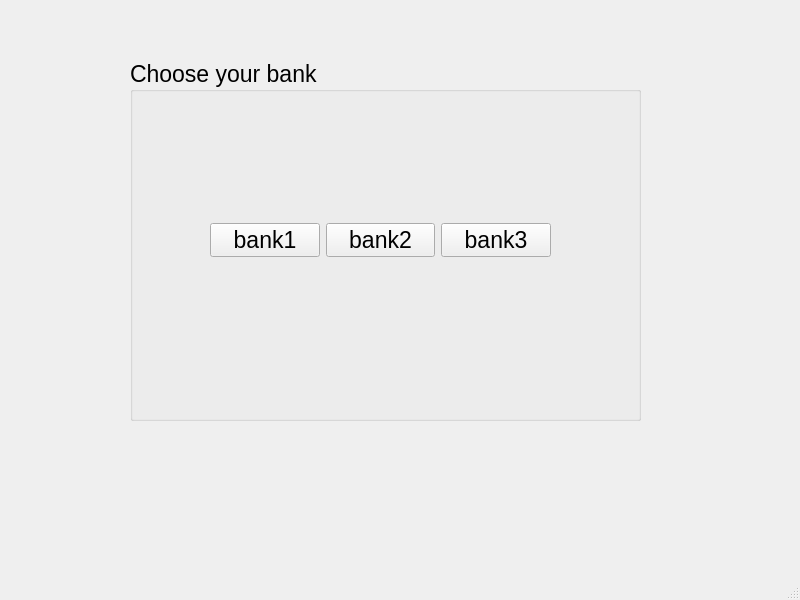
<?xml version="1.0" encoding="UTF-8"?>
<ui version="4.0">
 <class>MainWindow</class>
 <widget class="QMainWindow" name="MainWindow">
  <property name="geometry">
   <rect>
    <x>0</x>
    <y>0</y>
    <width>800</width>
    <height>600</height>
   </rect>
  </property>
  <property name="windowTitle">
   <string>MainWindow</string>
  </property>
  <widget class="QWidget" name="centralwidget">
   <widget class="QGroupBox" name="groupBox">
    <property name="geometry">
     <rect>
      <x>130</x>
      <y>60</y>
      <width>511</width>
      <height>361</height>
     </rect>
    </property>
    <property name="font">
     <font>
      <pointsize>17</pointsize>
     </font>
    </property>
    <property name="title">
     <string>Choose your bank</string>
    </property>
    <widget class="QWidget" name="">
     <property name="geometry">
      <rect>
       <x>80</x>
       <y>130</y>
       <width>341</width>
       <height>101</height>
      </rect>
     </property>
     <layout class="QHBoxLayout" name="horizontalLayout">
      <item>
       <widget class="QPushButton" name="bank1">
        <property name="text">
         <string>bank1</string>
        </property>
       </widget>
      </item>
      <item>
       <widget class="QPushButton" name="bank2">
        <property name="text">
         <string>bank2</string>
        </property>
       </widget>
      </item>
      <item>
       <widget class="QPushButton" name="bank3">
        <property name="text">
         <string>bank3</string>
        </property>
       </widget>
      </item>
     </layout>
    </widget>
   </widget>
  </widget>
  <widget class="QMenuBar" name="menubar">
   <property name="geometry">
    <rect>
     <x>0</x>
     <y>0</y>
     <width>800</width>
     <height>22</height>
    </rect>
   </property>
  </widget>
  <widget class="QStatusBar" name="statusbar"/>
 </widget>
 <resources/>
 <connections/>
</ui>
